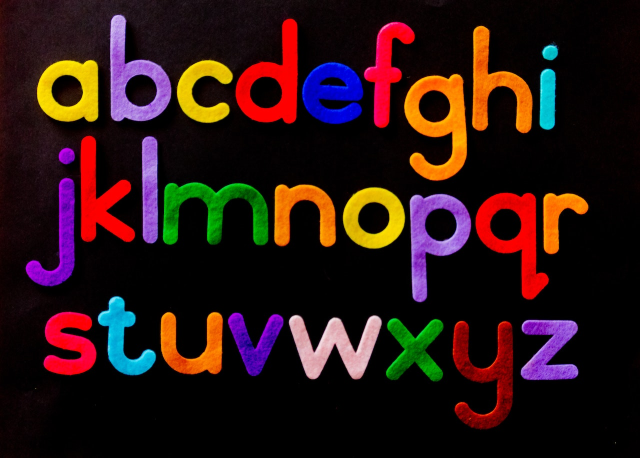
#> input picture 13-images-and-pillow/images/alphabet.jpg, 1280 x 915 px (shown at 1/2 size)
$ python crop.py
#> lines starting #> are read from the running program, lines starting #| are printed output that depends on the picture
from PIL import Image
from pathlib import Path


def crop(image, tlx, tly, brx, bry):
    cropped_picture = Image.new('RGB', (brx-tlx, bry-tly), (255, 255, 255))
    dest_pixels = cropped_picture.load()
    source_pixels = image.load()

    dest_x = 0
    for source_x in range(tlx, brx):
        dest_y = 0

        for source_y in range(tly, bry):
            color = source_pixels[source_x, source_y]
            dest_pixels[dest_x, dest_y] = color
            dest_y += 1

        dest_x += 1

    return cropped_picture


pic = Image.open(Path('images/alphabet.jpg'))
#> pic is the input picture: PIL image 1280x915 RGB; mean R, G, B 43.1, 21.1, 19.5
cropped_image = crop(pic, 67, 116, 206, 251)
#> in crop, `cropped_picture = Image.new('RGB', (brx-tlx, bry-tly), (255, 255, 255))`: cropped_picture: PIL image 139x135 RGB; every value is 255
#> after the loop in crop, `for source_x in range(tlx, brx):`: dest_x = 139
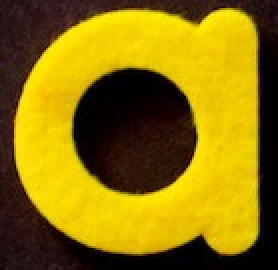
#> cropped_image: PIL image 139x135 RGB (shown 2 times larger); mean R, G, B 141, 115.9, 6.1
cropped_image.show()
